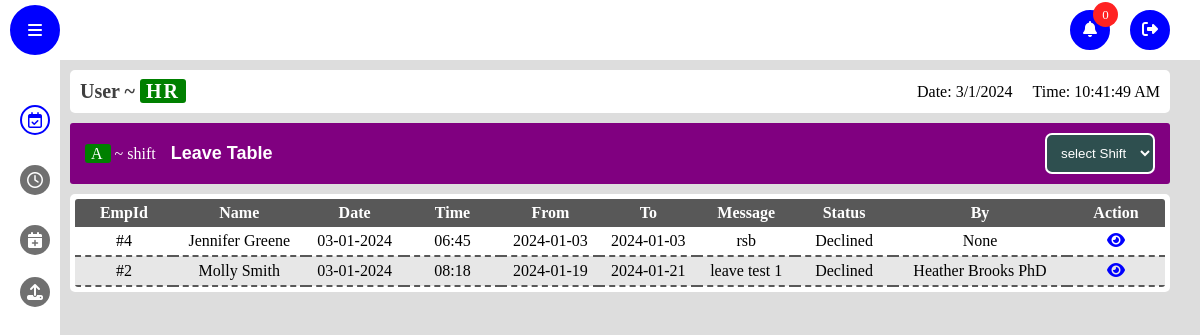
Screenshot of /leave_req_table (signed in) with the database file from the repository.
### app/models.py (models this page shows)
class leave(db.Model, UserMixin):
    id = db.Column(db.Integer, primary_key=True)
    emp_id = db.Column(db.Integer)
    emp_name = db.Column(db.String(150), nullable=False)
    reason = db.Column(db.String(150), nullable=False)
    from_time = db.Column(db.String(150), nullable=False)
    to_time = db.Column(db.String(150), nullable=False)
    status = db.Column(db.String(150), default='Pending')
    approved_by = db.Column(db.String(150), default='Pending')
    hr_approval = db.Column(db.String(150), default='Pending')
    date = db.Column(db.DateTime(timezone=True), default=func.now())

### app/views.py (the view)
@views.route("/leave_req_table")
@login_required
def leave_req_table():
    notification=notifications.query.order_by(notifications.timestamp).all()
    permission_details=leave.query.order_by(leave.date).all()
    return render_template("req_table.html",notification=notification,permission=permission_details,permission_type='Leave')

### app/templates/req_table.html (shortened to what this page needs)
<!DOCTYPE html>
<html lang="en">
  <head>
    <link rel="stylesheet" href="static/css/style.css" />
    <link rel="stylesheet" href="static/css/attendance.css" />
    <link
      rel="stylesheet"
      href="https://cdnjs.cloudflare.com/ajax/libs/font-awesome/5.15.4/css/all.min.css"
    />
    <link
      rel="stylesheet"
      href="https://cdnjs.cloudflare.com/ajax/libs/font-awesome/6.1.1/css/all.min.css"
    />
  </head>
  <body>
    <nav class="nav-bar">
      <div class="toogle-sidebar">
        <i class="fas fa-bars"></i>
      </div>
      <ul class="options">
        <li class="option">
            <div class="notification-btn">
              <span class>
                <i class="fas fa-bell"></i>
            </span>
            <div class="notify-count">
                <p class="count">0</p>
            </div>
            </div>
        </li>
        <a href="/logout" class="option logout">
            <span>
                <i class="fas fa-sign-out-alt"></i>
            </span>
        </a>
    </ul>
    </nav>
    <aside class="sidebar">
      <ul class="side-menu">
        <form class="menu-option active">
          <a href="/">
            <span class="icon">
              <i class="far fa-calendar-check"></i>
            </span>
          </a>
        </form>
        <form action="/late_req_table" class="menu-option">
          <a href="/late_req_table">
            <span class="icon">
              <i class="far fa-clock"></i>
            </span>
          </a>
        </form>
        <form action="/leave_req_table" class="menu-option">
          <a href="/leave_req_table">
            <span class="icon">
              <i class="fas fa-calendar-plus"></i>
            </span>
          </a>
        </form>
        <li class="menu-option upload-option" style="margin-top: 7px">
          <span class="icon">
            <i class="fas fa-upload"></i>
          </span>
        </li>
      </ul>
    </aside>
    <main class="main active">
      <header class="details-bar">
        <div class="user-details">
          <h1 class="user-role">User ~ <span class="role tag">HR</span></h1>
        </div>
        <div class="date-time-details">
          <p class="date"></p>
          <p class="time"></p>
        </div>
      </header>
      <link rel="stylesheet" href="static/css/late.css" />
      <section class="late-table-section">
        <header class="late-header">
          <div class="frame-header">
            <div class="frame-details">
              <p class="shift name"><span class="tag">A</span> ~ shift</p>
              <p class="frame-name">{{permission_type}} Table</p>
            </div>
            <div class="frame-options">
              <select name="shift" id="shift" class="tag-btn">
                <option value="">select Shift</option>
              </select>
            </div>
          </div>
        </header>
        <div class="table">
          <table>
            <thead>
              <th>EmpId</th>
              <th>Name</th>
              <th>Date</th>
              <th>Time</th>
              <th>From</th>
              <th>To</th>
              <th>Message</th>
              <th>Status</th>
              <th>By</th>
              <th>Action</th>
            </thead>
            <tbody class="{{permission_type.lower()}}-table" id="{{permission_type.lower()}}-table">
              {% for permission in permission %}
              <tr>
                <td>#{{permission.emp_id}}</td>
                <td>{{permission.emp_name}}</td>
                <td>{{permission.date.strftime('%d-%m-%Y') }}</td>
                <td>{{permission.date.strftime('%H:%M') }}</td>
                <td>{{permission.from_time}}</td>
                <td>{{permission.to_time}}</td>
                <td>{{permission.reason}}</td>
                <td>{{permission.status}}</td>
                <td>{{permission.approved_by}}</td>
                <td>
                  <a
                    href="{{ url_for('views.' + permission_type.lower() + '_req_profile',
                                     emp_id=permission.emp_id,
                                     emp_name=permission.emp_name,
                                     from_time=permission.from_time,
                                     to_time=permission.to_time,
                                     reason=permission.reason,
                                     req_id=permission.id,
                                     back_page=permission_type.lower()+'_table',)}}"
                    ><i class="fas fa-eye"></i
                  ></a>
                </td>
              </tr>
              {% endfor %}
            </tbody>
          </table>
        </div>
      </section>
    </main>
  </body>
</html>

### app/static/css/style.css (style rules this page uses)
* { margin: 0; padding: 0; box-sizing: border-box; }
.nav-bar { width: 100vw; position: fixed; top: 0; left: 0; right: 0; height: 60px; background: #fff; display: flex; align-items: center; justify-content: space-between; padding: 0 10px; z-index: 10; }
body { background: #ddd; }
.toogle-sidebar { width: 50px; height: 50px; background: #0000ff; color: #fff; border-radius: 50%; display: flex; align-items: center; justify-content: center; cursor: pointer; border: 2px solid #0000ff; transition: all 0.3s; }
.options { display: flex; align-items: center; gap: 20px; margin-right: 20px; position: relative; }
.option { width: 40px; height: 40px; border-radius: 50%; list-style: none; display: flex; align-items: center; justify-content: center; flex-direction: column; text-transform: capitalize; cursor: pointer; color: #fff; transition: all 0.3s; background: #0000ff; border: 2px solid #0000ff; position: relative; }
.notify-count { position: absolute; right: -10px; top: -10px; width: 25px; height: 25px; border-radius: 50%; background: rgb(255, 34, 34); display: flex; align-items: center; justify-content: center; font-size: 13px; color: #fff; }
.notification-btn { width: 100%; height: 100%; display: flex; justify-content: center; align-items: center; }
li { list-style: none; }
.sidebar { position: fixed; top: 60px; height: calc(100% - 50px); width: 60px; background: #fff; padding: 10px; z-index: 10; overflow-x: hidden; transition: all 0.5s; }
.side-menu { width: 100%; display: flex; flex-direction: column; align-items: center; gap: 10px; padding: 10px 0; position: absolute; }
.menu-option { width: 100%; display: flex; align-items: center; gap: 5px; height: 50px; border-radius: 5px; padding: 0 10px; cursor: pointer; position: relative; }
.icon { width: 30px; height: 30px; background: #707070; border-radius: 50%; display: flex; align-items: center; justify-content: center; transition: all 0.3s; color: #ffffff; position: absolute; }
.menu-option:hover, .menu-option.active { color: #0000ff; }
.menu-option:hover .icon, .menu-option.active .icon { background: #ffffff; color: #0000ff; border: 2px solid #0000ff; }
.main { width: calc(100vw - 180px); min-height: calc(100vh - 60px); position: relative; top: 60px; left: 160px; padding: 10px; z-index: 5; transition: all 0.5s; }
.main.active { width: calc(100vw - 80px); left: 60px; }
.details-bar { width: 100%; display: flex; align-items: center; justify-content: space-between; padding: 10px; background: #ffffff; border-radius: 5px; }
.date-time-details { display: flex; align-items: center; gap: 20px; }
.user-role { color: #3f3f3f; font-size: 20px; }
.tag { padding: 1px 6px; background: green; color: #ffffff; border-radius: 3px; letter-spacing: 2px; }
.user-details { backdrop-filter: blur(5px); border-radius: 5px; }

### app/static/css/attendance.css (style rules this page uses)
.frame-header { width: 100%; display: flex; align-items: center; justify-content: space-between; padding: 10px 15px; background: #800080; color: #fff; border-radius: 3px; }
.frame-details { display: flex; align-items: center; gap: 15px; }
.frame-name { font-family: sans-serif; font-weight: 700; font-size: 18px; }
td,th { min-width: 30px; text-align: center; padding: 5px 0; }
tr:nth-child(even) { background: #e7e7e7; }
.tag-btn { padding: 10px; border-radius: 7px; border: 2px solid; background: #2E4F4F; color: #fff; cursor: pointer; transition: all .5s; outline: none; }
a { text-decoration: none; }

### app/static/css/late.css (style rules this page uses)
.table { max-width: 100%; padding: 5px; overflow-x: scroll; margin-top: 10px; background: #fff; border-radius: 5px; }
.late-table-section { margin-top: 10px; }
table { border-collapse: collapse; border-radius: 3px; overflow: hidden; width: -webkit-fill-available; }
table thead { background: #585858; color: #fff; }
td, th { min-width: 75px; }
td { border-bottom: 2px dashed #585858; }
.fas.fa-eye { color: blue; }

### rows the page displays
leave: emp_id "4", emp_name "Jennifer Greene", date "03-01-2024", date "06:45", from_time "2024-01-03", to_time "2024-01-03", reason "rsb", status "Declined", approved_by "None"
leave: emp_id "2", emp_name "Molly Smith", date "03-01-2024", date "08:18", from_time "2024-01-19", to_time "2024-01-21", reason "leave test 1", status "Declined", approved_by "Heather Brooks PhD"

### other values shown
{{ permission_type }} "Leave"
